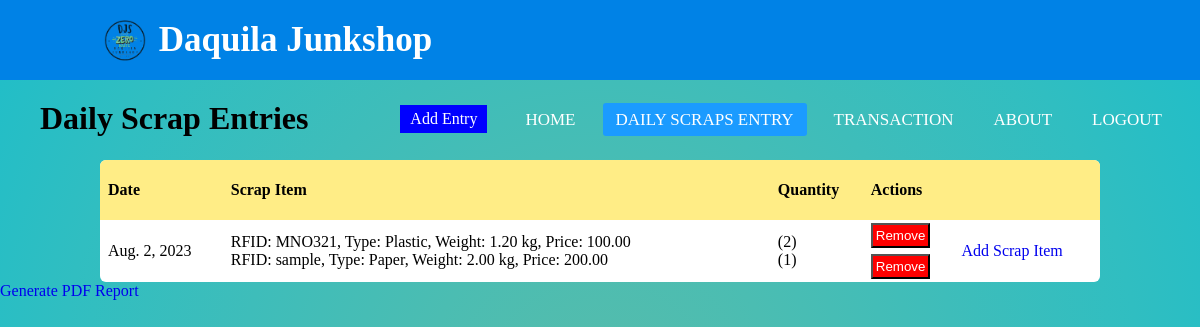
/daily_scrap_table/ (signed in), run on the app's committed database.
### app1/models.py (models this page shows, shortened)
class DailyScrapEntry(models.Model):
    date = models.DateField()
    customer = models.ForeignKey(Customer, on_delete=models.SET_NULL, null=True, blank=True)
    staff_responsible = models.ForeignKey(User, on_delete=models.SET_NULL, null=True, blank=True)
    scraps = models.ManyToManyField(ScrapItem, through='ScrapEntryDetail')

class ScrapEntryDetail(models.Model):
    daily_scrap_entry = models.ForeignKey(DailyScrapEntry, on_delete=models.CASCADE)
    scrap_item = models.ForeignKey(ScrapItem, on_delete=models.CASCADE)
    quantity = models.PositiveIntegerField(default=1)

class ScrapItem(models.Model):
    RFID = models.CharField(max_length=100, blank=True, default='sample')
    weight = models.DecimalField(max_digits=10, decimal_places=2)
    scrap_type = models.ForeignKey(ScrapType, on_delete=models.CASCADE)
    price = models.DecimalField(max_digits=10, decimal_places=2)
    def __str__(self):
        return f"RFID: {self.RFID}, Type: {self.scrap_type}, Weight: {self.weight} kg, Price: {self.price}"

class ScrapType(models.Model):
    name = models.CharField(max_length=50, unique=True)
    def __str__(self):
        return self.name

### app1/views.py (the view)
# urls.py: path('daily_scrap_table/', views.daily_scrap_table, name='daily_scrap_table'),
@login_required(login_url='login')
def daily_scrap_table(request):
    daily_scrap_entries = DailyScrapEntry.objects.all()
    return render(request, 'daily_scrap_table.html', {'daily_scrap_entries': daily_scrap_entries})

### app1/templates/daily_scrap_table.html (shortened to what this page needs)
{% extends 'base.html' %}
{% block content %}
{% load static %}
<link rel="stylesheet" href="{% static "daily_scrap_table.css" %}">
<div class="header">
    <h1>Daily Scrap Entries</h1>
    <a href="{% url 'add_daily_scrap_entry' %}" class="add_entry">Add Entry</a>
</div>
<table>
    <thead>
        <tr>
            <th>Date</th>
            <th>Scrap Item</th>
            <th>Quantity</th>
            <th colspan="2">Actions</th>
        </tr>
    <thead>
    <tbody>
        {% for entry in daily_scrap_entries %}
        <tr>
            <td>{{ entry.date }}</td>
            <td>
                {% for scrap_entry_detail in entry.scrapentrydetail_set.all %}
                {{ scrap_entry_detail.scrap_item }}<br />
                {% endfor %}
            </td>
            <td>
                {% for scrap_entry_detail in entry.scrapentrydetail_set.all %}
                ({{ scrap_entry_detail.quantity }}) <br />
                {% endfor %}
            </td>
            <td>
                {% for scrap_entry_detail in entry.scrapentrydetail_set.all %}
                <form action="{% url 'remove_scrap_entry_detail' scrap_entry_detail.id %}" method="post">
                    <button type="submit" class="remove">Remove</button>
                </form>
                {% endfor %}
            </td>
            <td>
                <a href="{% url 'add_scrap_item_to_daily_scrap_entry' entry.id %}">Add Scrap Item</a>
            </td>
        </tr>
        {% endfor %}
    </tbody>
<a href="{% url 'generate_pdf_report' %}" class="btn btn-primary">Generate PDF Report</a>
{% endblock content %}

### static/navbar.css (style rules this page uses)
* { padding: 0; margin: 0; text-decoration: none; list-style: none; box-sizing: border-box; }
body { font-family: montserrat; height: 100vh; margin: 0; padding: 0; background-image: radial-gradient(circle, #56bcab, #4bbdb2, #3ebdba, #30bec1, #1ebec9); }

### static/daily_scrap_table.css (style rules this page uses)
.header { display: flex; justify-content: space-between; align-items: center; padding: 0 20px; margin: 20px; }
.add_entry { padding: 5px 10px; background: blue; color: white; }
.remove { padding: 3px; background: #FE0000; color: white; margin: 3px 0; }
table { border-spacing: 1; border-collapse: collapse; background: white; border-radius: 6px; overflow: hidden; max-width: 1000px; width: 100%; margin: 0 auto; position: relative; }
table * { position: relative; }
table td, table th { padding-left: 8px; }
table thead tr { height: 60px; background: #FFED86; font-size: 16px; }
table tbody tr { height: 48px; border-bottom: 1px solid #E3F1D5; }
table tbody tr:last-child { border: 0; }
table td, table th { text-align: left; }

### data on the page
DailyScrapEntry: date "Aug. 2, 2023"
ScrapEntryDetail: scrap_item "RFID: MNO321, Type: Plastic, Weight: 1.20 kg, Price: 100.00", quantity "2"
ScrapEntryDetail: scrap_item "RFID: sample, Type: Paper, Weight: 2.00 kg, Price: 200.00", quantity "1"
